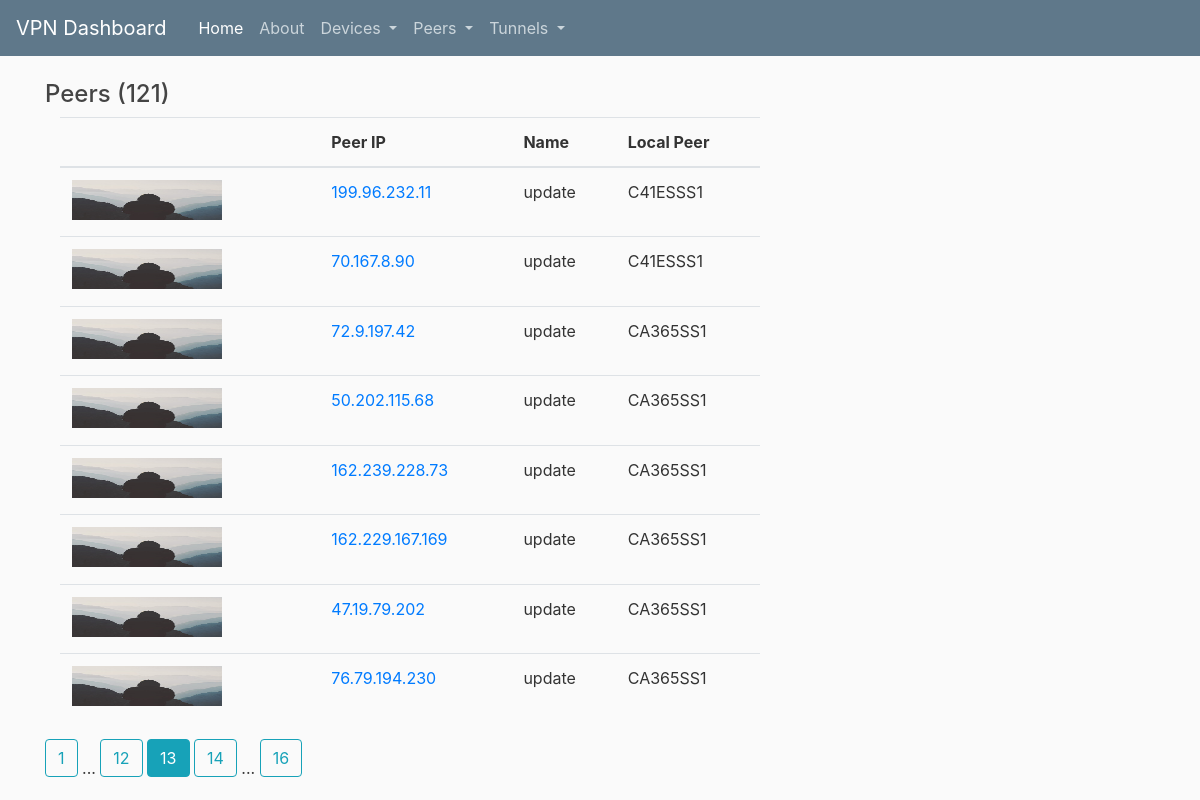
/peers?page=13, run on an earlier commit of the app's database.
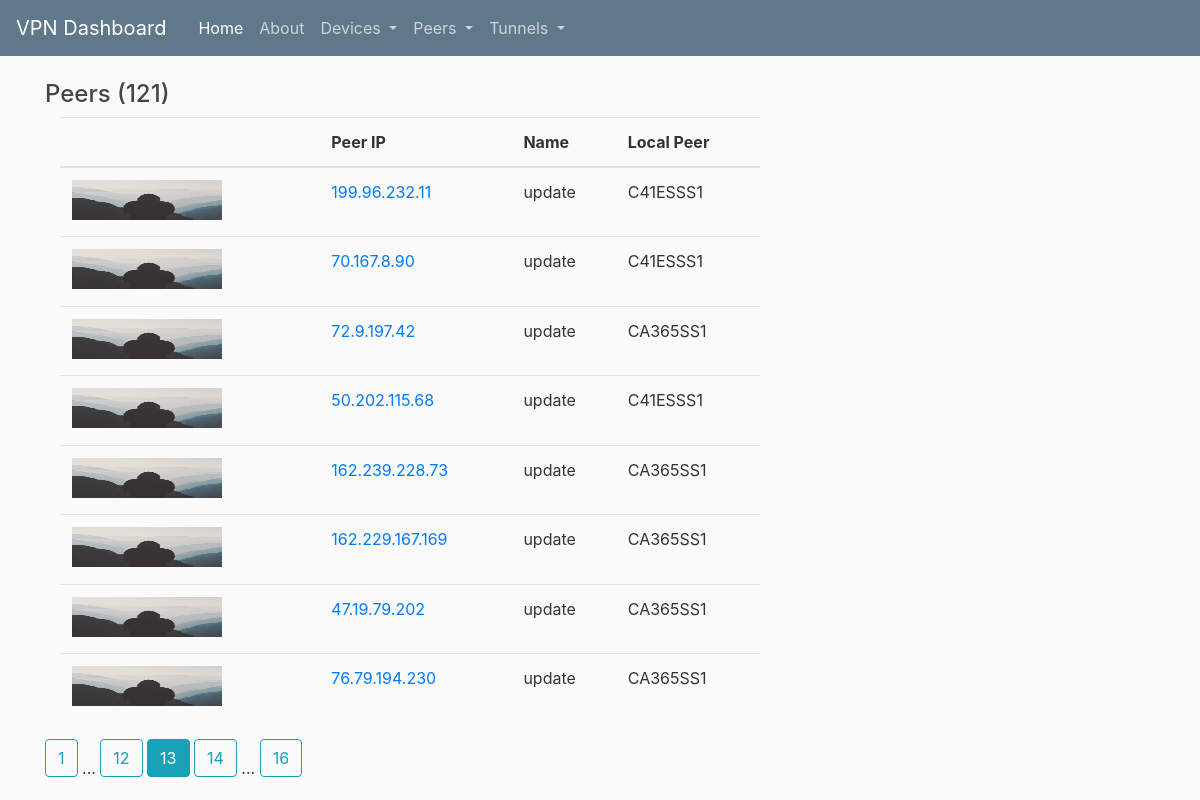
And on a later commit of the database.
### app/models.py (models this page shows, shortened)
class Peer(db.Model):
    id = db.Column(db.Integer, primary_key=True)
    name = db.Column(db.String(20))
    ip = db.Column(db.String(15), index=True, unique=True)
    device_id = db.Column(db.Integer, db.ForeignKey('device.id'))
    image_file = db.Column(db.String(20), default='default.jpg')
    active = db.Column(db.Boolean, default=False)
    date_active = db.Column(db.DateTime, default=datetime.utcnow)
    duration = db.Column(db.String(20))
    bytes_tr = db.Column(db.String(60))
    connection = db.Column(db.Text)

class Device(db.Model):
    id = db.Column(db.Integer, primary_key=True)
    name = db.Column(db.String(20))
    ip = db.Column(db.String(15), index=True, unique=True)
    devicetype = db.Column(db.String(15))
    loc = db.Column(db.String(15))
    peers = db.relationship('Peer', backref='local_peer', lazy='dynamic')

### app/routes.py (the view)
@app.route("/peers")
def peer_index():
    page = request.args.get('page', 1, type=int)
    peers = Peer.query.paginate(page=page, per_page=8)
    return render_template('peer_index.html', peers=peers)

### app/templates/peer_index.html
{% extends "layout.html" %}
{% block content %}
  <h4>Peers ({{ peers.total }})</h4>
  <div class="container-fluid">
    <table class="table table-hover">
      <thead>
        <tr>
          <th scope="col"></th>
          <th scope="col">Peer IP</th>
          <th scope="col">Name</th>
          <th scope="col">Local Peer</th>
        </tr>
      </thead>
      <tbody>
        {% for peer in peers.items %}
        <tr>
          <td><img class="img-fluid article-img" src="{{ url_for('static', filename='profile_pics/' + peer.image_file) }}"></td>
          <td><a href="{{ url_for('peer_show', id=peer.id) }}">{{ peer.ip }}</a></td>
          <td>{{ peer.name }}</td>
          <td>{{ peer.local_peer.name }}</td>
        </tr>
        <tr style="height: 5px;"/>
        {% endfor %}
      </tbody>
    </table>
  </div>
  {% for page_num in peers.iter_pages(left_edge=1, right_edge=1, left_current=1, right_current=2) %}
    {% if page_num %}
      {% if peers.page == page_num %}
        <a class="btn btn-info mb-4" href="{{ url_for('peer_index', page=page_num) }}">{{ page_num }}</a>
      {% else %}
        <a class="btn btn-outline-info mb-4" href="{{ url_for('peer_index', page=page_num) }}">{{ page_num }}</a>
      {% endif %}
    {% else %}
      ...
    {% endif %}
  {% endfor %}
{% endblock content %}

What changed in the data, as far as the page shows it:
changed Peer (number 4 of 8 on the later page): local_peer.name "CA365SS1" → "C41ESSS1"
